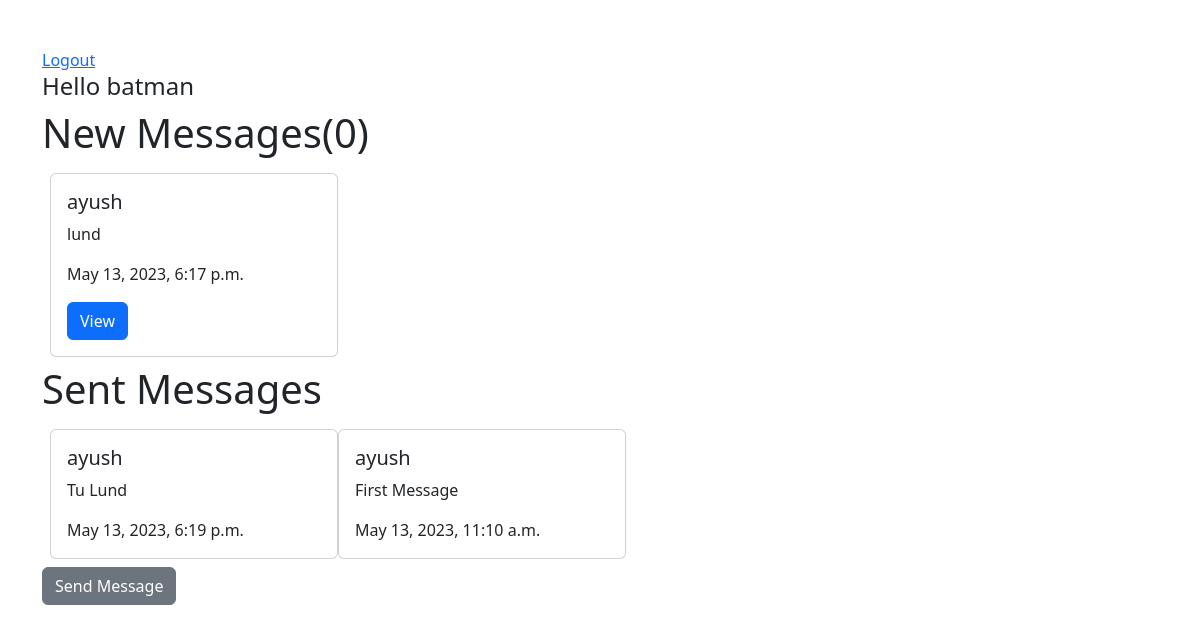
The page / (signed in) on the database as committed earlier.
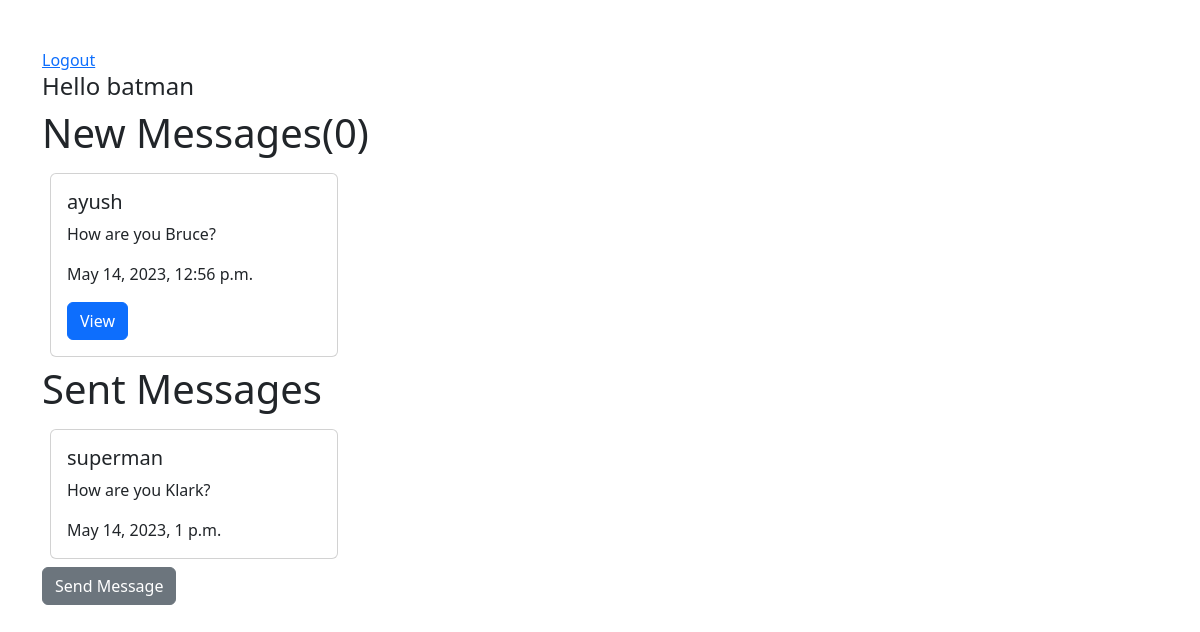
The same page on the database as committed later.
### base/models.py (models this page shows, shortened)
class Message(models.Model):
    sender = models.ForeignKey(User, on_delete=models.SET_NULL, null=True, blank=True, related_name='sent_messages')
    recipient = models.ForeignKey(User, on_delete=models.SET_NULL, null=True, blank=True, related_name="messages")
    name = models.CharField(max_length=200, null=True, blank=True)
    subject = models.CharField(max_length=200, null=True, blank=True)
    seen = models.BooleanField(default=False)
    created = models.DateTimeField(auto_now_add=True)
    class Meta:
        ordering = ['seen', '-created']

### base/views.py (the view)
# urls.py: path('', views.home, name="home"),
@login_required
def home(request):
    user = request.user
    allMessages = user.messages.all()
    unseenMessages = allMessages.filter(seen=False).count()
    sentMessages = user.sent_messages.all()
    context = {'allMessages': allMessages, 'unseenMessages': unseenMessages, 'sentMessages': sentMessages}
    return render(request, 'home.html', context)

### templates/home.html
{% extends 'index.html' %}
{% block content %}
<a href="{% url 'logout' %}">Logout</a>
<h4>Hello {{request.user}}</h4>
<h1>New Messages({{unseenMessages}})</h1>
  <div class="d-flex p-2">
  {% for message in allMessages %}
  <div class="card" style="width: 18rem;">
    <div class="card-body">
      <h5 class="card-title">{{message.sender}}</h5>
      <p class="card-text">{{message.subject}}</p>
      <p class="card-text">{{message.created}}</p>
      <a href="{% url 'message' message.id %}" class="btn btn-primary">View</a>
    </div>
  </div>
  {% endfor %}
</div>
<h1>Sent Messages</h1>
<div class="d-flex p-2">
  {% for message in sentMessages %}
  <span>
    <div class="card" style="width: 18rem;">
    <div class="card-body">
      <h5 class="card-title">{{message.recipient}}</h5>
      <p class="card-text">{{message.subject}}</p>
      <p class="card-text">{{message.created}}</p>
    </div>
  </div>
</span>
  {% endfor %}
</div>
  <a href="{% url 'create-message' %}" class="btn btn-secondary">Send Message</a>
  {% endblock content %}

### templates/index.html (shortened to what this page needs)
<!doctype html>
<html lang="en">
  <head>
    <link href="https://cdn.jsdelivr.net/npm/bootstrap@5.3.0-alpha3/dist/css/bootstrap.min.css" rel="stylesheet">
  </head>
  <body>
    <div class="container mt-5">
    {% block content %}
    {% endblock content %}
    </div>
  </body>
</html>

Rows that differ between the two databases and show on the page:
removed Message: sender "ayush", subject "lund", created "May 13, 2023, 6:17 p.m.", shown under "New Messages(0)"
removed Message: recipient "ayush", subject "Tu Lund", created "May 13, 2023, 6:19 p.m.", shown under "Sent Messages"
removed Message: recipient "ayush", subject "First Message", created "May 13, 2023, 11:10 a.m.", shown under "Sent Messages"
added Message: sender "ayush", subject "How are you Bruce?", created "May 14, 2023, 12:56 p.m.", shown under "New Messages(0)"
added Message: recipient "superman", subject "How are you Klark?", created "May 14, 2023, 1 p.m.", shown under "Sent Messages"
